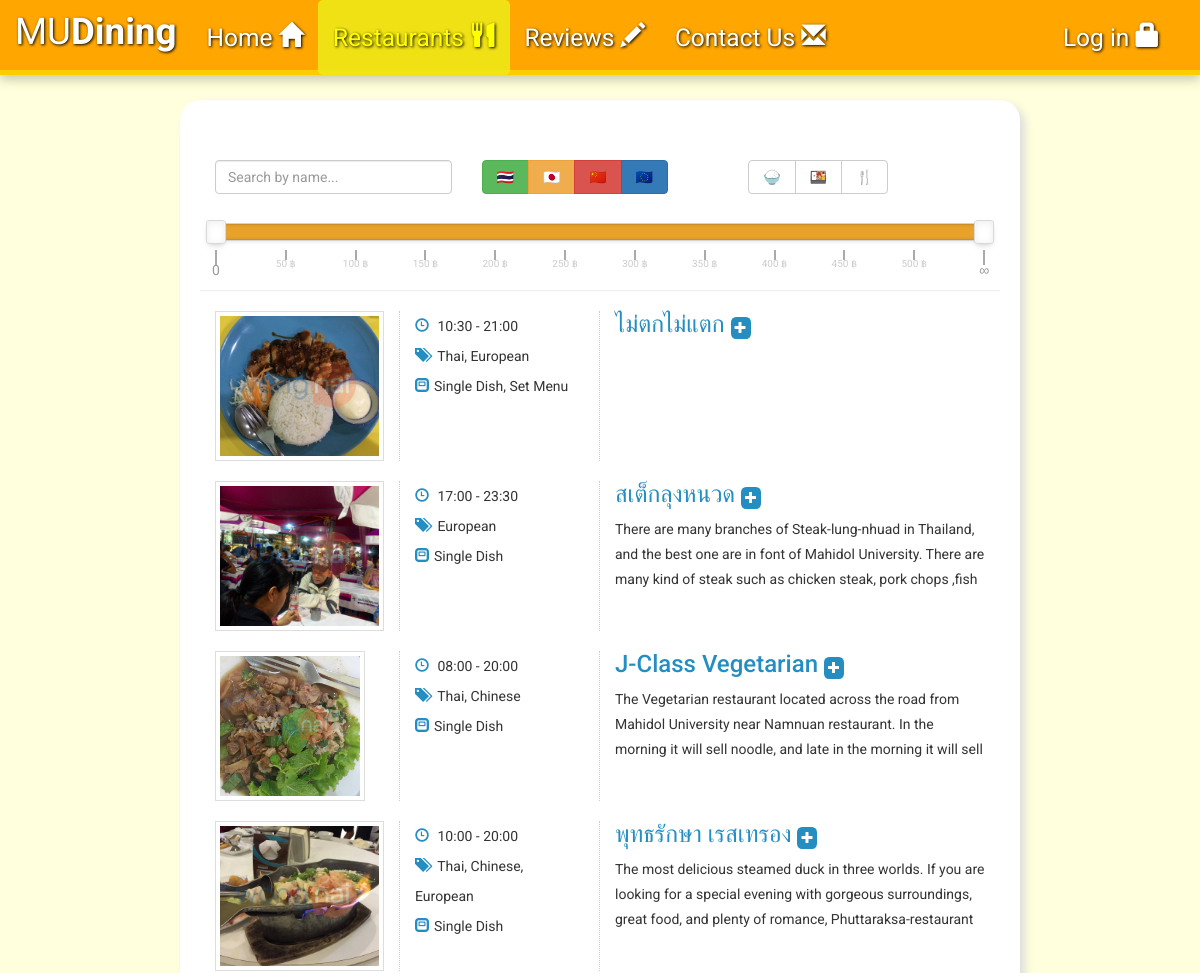
The page /restaurants.php (upper part) on the database as committed earlier.
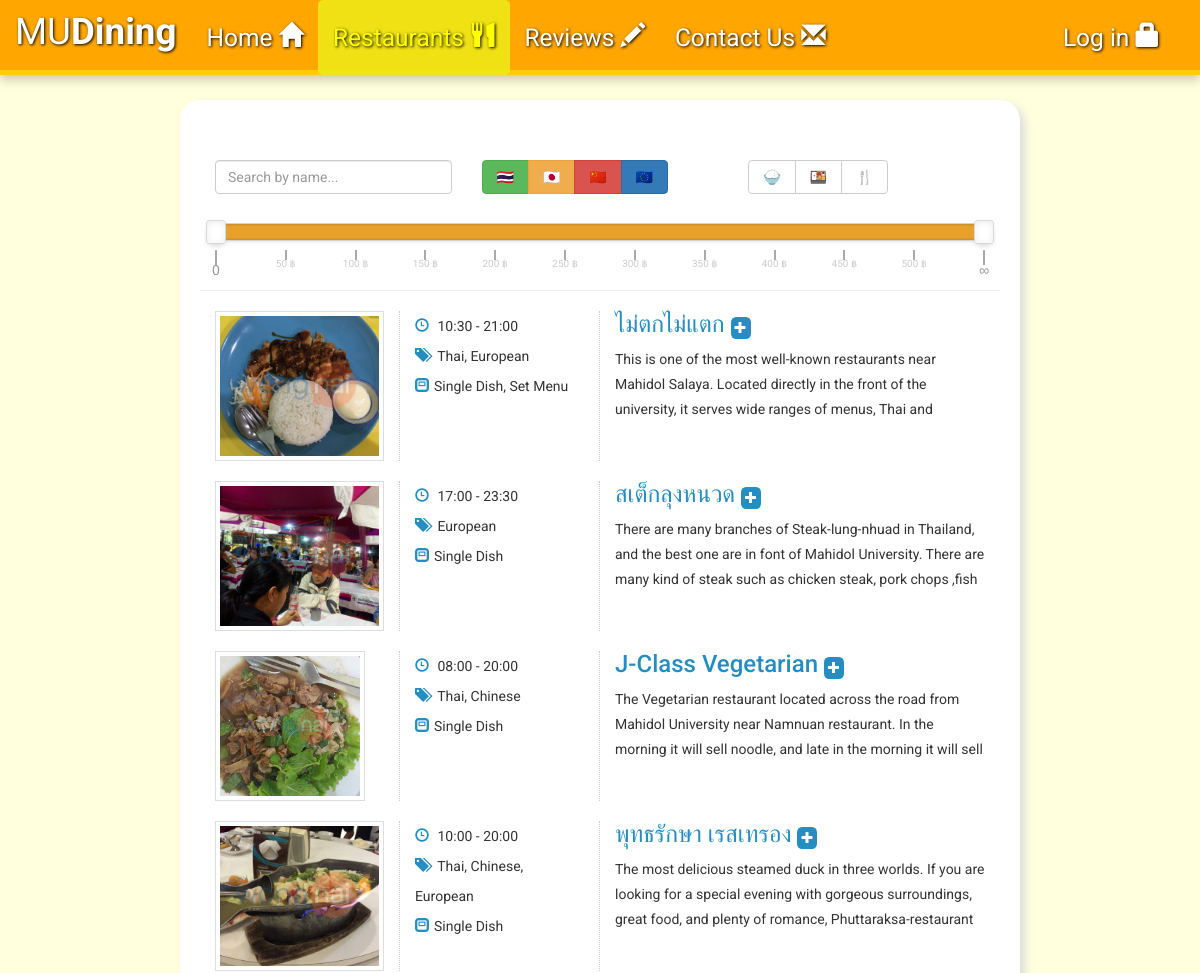
The same page on the database as committed later.
### tables this page shows
CREATE TABLE `restaurant` (
  `RestaurantID` int(11) NOT NULL,
  `Name` varchar(255) NOT NULL,
  `MinPrice` int(11) NOT NULL,
  `MaxPrice` int(11) DEFAULT NULL,
  `Location` varchar(255) NOT NULL,
  `Type` varchar(255) NOT NULL,
  `OpenTime` double NOT NULL,
  `CloseTime` double NOT NULL,
  `Promotion` varchar(255) DEFAULT NULL,
  `Description` text NOT NULL
);

### dbconnect.php (called while the page is built, shortened)
<?php
  function _imgurl($id, $subid) {
    $imgname = sprintf("%04d", $id);
    $imgurl = "Picture/".$imgname.'/'.$imgname.'-'.$subid.'.jpg';
    return $imgurl;
  }
  function imgurl($id) {
    return _imgurl($id, 1 + (rand() % 4));
  }
  function totime($input) {
    $minutes = $input - floor($input);
    return gmdate("H:i", $minutes * 6000 + floor($input) * 3600);
  }
?>

### restaurants-tolist.php (the view)
<?php
  function tolist($result) { ?>
    <article class="search-result row">
      <div class="col-xs-12 col-sm-12 col-md-3 col-lg-3" id="search-row">
        <?php $name = $result['Name'];
        $url = "view-restaurant.php?id=" . $result['RestaurantID']; ?>
        <a href=<?php echo $url ?> title=<?php echo $name ?> class="thumbnail">
          <img id="restaurant-img" src=<?php echo imgurl($result['RestaurantID']) ?> onerror="imgerror(this);"/>
        </a>
      </div>
      <div class="col-xs-6 col-lg-3 col-sm-6 col-md-3">
        <ul class="meta-search"> <?php
          $opentime = totime($result['OpenTime']);
          $closetime = totime($result['CloseTime']); ?>
          <li><i class="glyphicon glyphicon-time"></i> <span><?php echo $opentime . ' - ' . $closetime ?></span></li> <?php
          $foodtypes = $dishtypes = "";
          foreach (explode(",", $result['Type']) as $subtype) {
            switch ($subtype) {
              case "01":
                $foodtypes .= "Thai, "; break;
              case "02":
                $foodtypes .= "Japanese, "; break;
              case "03":
                $foodtypes .= "Chinese, "; break;
              case "04":
                $foodtypes .= "European, "; break;
              case "11":
                $dishtypes .= "Single Dish, "; break;
              case "12":
                $dishtypes .= "Set Menu, "; break;
              case "13":
                $dishtypes .= "Buffet, "; break;
            }
          }
          $foodtypes = rtrim($foodtypes, ", ");
          $dishtypes = rtrim($dishtypes, ", "); ?>
          <li><i class="glyphicon glyphicon-tags"></i> <span><?php echo $foodtypes ?></span></li>
          <li><i class="glyphicon glyphicon-modal-window"></i><span><?php echo $dishtypes ?></span></li>
        </ul>
      </div>
      <div class="col-xs-6 col-sm-6 col-md-6 col-lg-6">
        <h3><a href=<?php echo $url ?> title=""><?php echo $name ?></a>
          <span class="plus">
            <a href=review-editor.php?id=<?php echo $result['RestaurantID'] ?> title="Review this restaurant">
              <i class="glyphicon glyphicon-plus"></i>
            </a>
          </span>
        </h3>
      </div>
      <div class="col-xs-6 col-sm-6 col-md-6 col-lg-6 excerpet">
        <p><?php echo $result['Description'] ?></p>
      </div>
      <span class="clearfix borda"></span>
    </article>
  <?php }
?>

### restaurants.php (shortened to what this page needs)
<html>
<head>
  <link rel="stylesheet" type="text/css" href="assets/css/restaurants.css" />
  <link rel="stylesheet" type="text/css" href="assets/css/checkbox.css" />
  <link rel="stylesheet" type="text/css" href="assets/css/nouislider/nouislider.min.css" />
</head>
<body>
  <?php include_once("navbar.php"); ?>
  <div id="wrapper" class="container" style="width:70%;">
    <section class="col-lg-12 col-xs-12 col-sm-12 col-md-12 page-header">
      <div class="row">
    		<form class="form-horizontal col-lg-4 col-md-12 col-sm-12 col-xs-12" name="search" role="form" method="POST" onkeypress="return event.keyCode != 13;">
  				<input id="searchbox" name="searchbox" type="text" class="form-control" placeholder="Search by name..." autocomplete="off"/>
    		</form>
        <form id="filter1" class="btn-group col-lg-4 col-md-6 col-sm-6 col-xs-6" data-toggle="buttons">
          <label class="btn btn-success">
            <input type="checkbox" name="foodprefs[]" value="01"><span id="long">Thai</span><span id="short">&#x1F1F9;&#x1F1ED;</span>
          </label>
          <label class="btn btn-warning">
            <input type="checkbox" name="foodprefs[]" value="02"><span id="long">Japanese</span><span id="short">&#x1F1EF;&#x1F1F5;</span>
          </label>
          <label class="btn btn-danger">
            <input type="checkbox" name="foodprefs[]" value="03"><span id="long">Chinese</span><span id="short">&#x1F1E8;&#x1F1F3;</span>
          </label>
          <label class="btn btn-primary">
            <input type="checkbox" name="foodprefs[]" value="04"><span id="long">European</span><span id="short">&#x1F1EA;&#x1F1FA;</span>
          </label>
        </form>
        <form id="filter2" class="btn-group col-lg-4 col-md-6 col-sm-6 col-xs-6" data-toggle="buttons">
          <label class="btn btn-default">
            <input type="checkbox" name="foodprefs[]" value="11"><span id="long">Single Dish</span><span id="short">&#x1F35A;</span>
          </label>
          <label class="btn btn-default">
            <input type="checkbox" name="foodprefs[]" value="12"><span id="long">Set Menu</span><span id="short">&#x1F371;</span>
          </label>
          <label class="btn btn-default">
            <input type="checkbox" name="foodprefs[]" value="13"><span id="long">Buffet</span><span id="short">&#x1F374;</span>
          </label>
        </form>
    	</div>
      <div class="row">
        <div class="col-lg-12 col-md-12 col-sm-12 col-xs-12">
          <div id="slider"></div>
        </div>
      </div>
    </section>
     <section class="col-lg-12 col-xs-12 col-sm-12 col-md-12">
       <div class="populated">
         <?php
           include_once("dbconnect.php");
           mysqli_query($con, "CREATE TABLE IF NOT EXISTS restaurant (
             RestaurantID int NOT NULL AUTO_INCREMENT PRIMARY KEY,
             Name varchar(255) NOT NULL UNIQUE,
             MinPrice int NOT NULL,
             MaxPrice int,
             Location varchar(255) NOT NULL,
             Type varchar(255) NOT NULL,
             OpenTime double NOT NULL,
             CloseTime double NOT NULL,
             Promotion varchar(255),
             Description text);
           ");
           include_once('restaurants-top-search.php');
         ?>
       </div>
 	   </section>
  </div>
</body>
</html>

### navbar.php (shortened to what this page needs)
<?php
  include_once("dbconnect.php");
?>
<nav class="navbar navbar-default navbar-fixed-top navbar-static-top" role="navigation">
  <div class="container-fluid">
    <div class="navbar-header">
      <a class="navbar-brand">MU<strong>Dining</strong></a>
    </div>
    <div class="collapse navbar-collapse" id="bs-example-navbar-collapse-1">
      <ul class="nav navbar-nav" id="diningmenus">
        <li><a href="index.php"><span>Home </span><i class="glyphicon glyphicon-home"></i></a></li>
        <li><a href="restaurants.php"><span>Restaurants </span><i class="glyphicon glyphicon-cutlery"></i></a></li>
        <li><a href="reviews.php"><span>Reviews </span><i class="glyphicon glyphicon-pencil"></i></a></li>
        <li><a href="contact.php"><span>Contact Us </span><i class="glyphicon glyphicon-envelope"></i></a></li>
      </ul>
      <ul class="nav navbar-nav navbar-right" id="usermenus">
        <?php
          if (isset($_SESSION['Username'])) { ?>
            <li><a href="profile-edit.php"><span>Welcome, <?php echo $_SESSION['Username'] ?> </span><i class="glyphicon glyphicon-user"></i></a></li>
        <?php
        } else
            include("login-panel.php");
        ?>
      </ul>
    </div>
  </div>
</nav>

### login-panel.php (shortened to what this page needs)
<li class="dropdown">
  <a href="#" class="dropdown-toggle" data-toggle="dropdown"><span>Log in </span><i class="glyphicon glyphicon-lock"></i></a>
</li>

### restaurants-top-search.php
<?php
	include_once("dbconnect.php");
	require_once("restaurants-tolist.php");
	$result = mysqli_query($con, "SELECT * FROM restaurant ORDER BY RestaurantID");
	while ($results = mysqli_fetch_array($result)) {
		$result_array[] = $results;
	}
	foreach ($result_array as $result) {
		tolist($result);
	}
?>

### assets/css/restaurants.css (style rules this page uses)
p { word-wrap: break-word; overflow: hidden; text-overflow: ellipsis; min-height: 75px; max-height: 75px; line-height: 25px; }
#restaurant-img { width: 100%; height: 100%; object-fit: cover; overflow: hidden; }
#search-row>a { display: inline-block; width: auto; height: 150px; overflow: hidden; background-size: 100%; }
.search-result .thumbnail { border-radius: 0 !important; }
.search-result:first-child { margin-top: 0 !important; }
.search-result { margin-top: 20px; }
@media (min-width:992px) { .search-result .col-md-3 { border-right: 1px dotted #ccc; height: 150px; } }
.search-result ul { padding-left: 0 !important; list-style: none; }
.search-result ul li { font: 400 normal .85em; line-height: 30px; }
.search-result ul li i { padding-right: 5px; }
.search-result h3 { font: 500 normal 1.375em; margin-top: 0 !important; margin-bottom: 10px !important; }
.search-result h3>a, .search-result i { color: #248dc1 !important; text-decoration: none; }
.search-result p { font: normal normal 1.125em; }
.search-result span.plus a { background-color: #248dc1; padding: 4px; font-size: 0.5em; border-radius: 25%; }
.search-result span.plus a i { color: #fff !important; }

### assets/css/checkbox.css (style rules this page uses)
.btn-group>.btn { margin-bottom: 5px !important; }
#short { display: none; }
@media (max-width: 1500px) { #short { display: block; } }
@media (max-width: 1500px) { .btn-group>.btn { min-width: 20%; } }

### assets/css/login-panel.css (style rules this page uses)
.navbar, .navbar-default { font-size: 175%; font-family: 'Roboto', sans-serif; border-bottom-style: solid; border-bottom-color: #ffcc00; border-bottom-width: 5px; box-shadow: 0px 5px 10px #ccccaa; }
.navbar-nav, .nav>li { display: inline-block; }
.navbar-nav { margin-right: 10px; }
.navbar-nav>li>a, .navbar-brand { padding-top: 22px !important; padding-bottom: 0 !important; height: 75px !important; max-height: 75px !important; }
.navbar { min-height: 28px !important; max-height: 75px !important; }
.navbar-default { background-color: #ffa600; }
.navbar-default .navbar-brand { font-size: 150%; color: #00aeff; text-decoration: none; text-shadow: 1px 1px 3px #000; cursor: default; transition: all 0.6s; }
.navbar-default .navbar-nav>li>a { color: #fff; text-decoration: none; text-shadow: 1px 1px 3px #000; }
.navbar-default .navbar-nav>.open>a, .navbar-default .navbar-nav>.open>a:hover, .navbar-default .navbar-nav>.open>a:focus, .navbar-default .navbar-nav>.active>a, .navbar-default .navbar-nav>.active>a:hover, .navbar-default .navbar-nav>.active>a:focus { color: yellow; background-color: rgba(237, 235, 23, 0.85); border-radius: 5px; }

### assets/css/style.css (style rules this page uses)
body { font-family: 'Roboto', sans-serif; background-color: #ffffdd; margin: 0; padding: 0; }
.container { opacity: 0; transition: opacity 1s; }
.container-loaded { opacity: 1; }
#wrapper { margin: 100px auto auto auto; width: 55%; padding: 20px; background-color: #ffffff; border-radius: 20px; box-shadow: 5px 5px 10px #ddd; min-width: 450px; }

Rows that differ between the two databases and show on the page:
changed restaurant "ไม่ตกไม่แตก": Description (not shown) → "This is one of the most well-known restaurants near Mahidol Salaya. Located directly in the front of the university, it serves wide ranges of menus, Thai and…"
